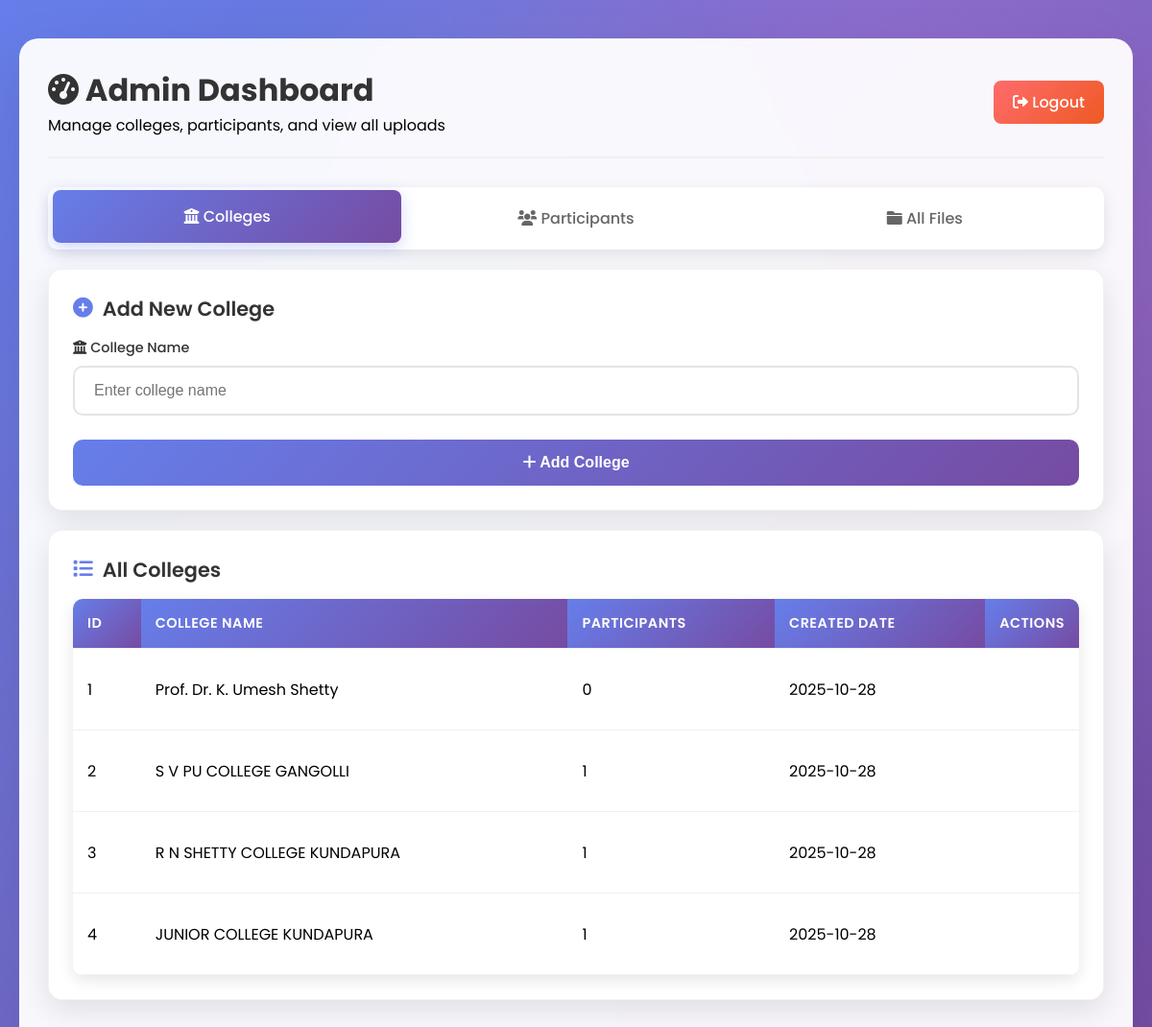
The app's page /admin/dashboard (signed in) with its own data.
### app.py (models this page shows)
class College(db.Model):
    id = db.Column(db.Integer, primary_key=True)
    name = db.Column(db.String(100), nullable=False, unique=True)
    created_at = db.Column(db.DateTime, default=datetime.utcnow)
    participants = db.relationship('Participant', backref='college', lazy=True)

### app.py (the view)
@app.route('/admin/dashboard')
def admin_dashboard():
    if not session.get('admin_logged_in'):
        return redirect(url_for('admin_login'))
    colleges = College.query.all()
    participants = Participant.query.all()
    return render_template('admin_dashboard.html', colleges=colleges, participants=participants)

### templates/admin_dashboard.html (shortened to what this page needs)
{% extends "base.html" %}
{% block content %}
<div class="dashboard-container">
    <div class="dashboard-header">
        <div>
            <h1 class="dashboard-title">
                <i class="fas fa-tachometer-alt"></i> Admin Dashboard
            </h1>
            <p>Manage colleges, participants, and view all uploads</p>
        </div>
        <a href="{{ url_for('logout') }}" class="logout-btn">
            <i class="fas fa-sign-out-alt"></i> Logout
        </a>
    </div>
    <div class="nav-tabs">
        <a href="#colleges" class="nav-tab active" onclick="showTab('colleges')">
            <i class="fas fa-university"></i> Colleges
        </a>
        <a href="#participants" class="nav-tab" onclick="showTab('participants')">
            <i class="fas fa-users"></i> Participants
        </a>
        <a href="#files" class="nav-tab" onclick="showTab('files')">
            <i class="fas fa-folder"></i> All Files
        </a>
    </div>
    <div id="colleges-tab" class="tab-content active">
        <div class="card">
            <h2 class="card-title">
                <i class="fas fa-plus-circle"></i> Add New College
            </h2>
            <form method="POST" action="{{ url_for('add_college') }}">
                <div class="form-group">
                    <label for="college-name">
                        <i class="fas fa-university"></i> College Name
                    </label>
                    <input type="text" id="college-name" name="name" required
                           placeholder="Enter college name">
                </div>
                <button type="submit" class="btn">
                    <i class="fas fa-plus"></i> Add College
                </button>
            </form>
        </div>
        <div class="card">
            <h2 class="card-title">
                <i class="fas fa-list"></i> All Colleges
            </h2>
            {% if colleges %}
                <div class="table-container">
                    <table>
                        <thead>
                            <tr>
                                <th>ID</th>
                                <th>College Name</th>
                                <th>Participants</th>
                                <th>Created Date</th>
                                <th style="width:90px;text-align:center;">Actions</th>
                            </tr>
                        </thead>
                        <tbody>
                            {% for college in colleges %}
                            <tr class="hover-row">
                                <td>{{ college.id }}</td>
                                <td>{{ college.name }}</td>
                                <td>{{ college.participants|length }}</td>
                                <td>{{ college.created_at.strftime('%Y-%m-%d') }}</td>
                                <td class="actions-cell">
                                </td>
                            </tr>
                            {% endfor %}
                        </tbody>
                    </table>
                </div>
            {% else %}
                <div class="empty-state">
                    <i class="fas fa-university"></i>
                    <h3>No Colleges Found</h3>
                    <p>Add your first college to get started</p>
                </div>
            {% endif %}
        </div>
    </div>
</div>
{% endblock %}

### static/css/style.css (style rules this page uses)
* { margin: 0; padding: 0; box-sizing: border-box; }
body { font-family: 'Poppins', sans-serif; background: linear-gradient(135deg, #667eea 0%, #764ba2 100%); min-height: 100vh; overflow-x: hidden; }
body::before { content: ''; position: fixed; top: 0; left: 0; width: 100%; height: 100%; background: radial-gradient(circle at 20% 80%, rgba(120, 119, 198, 0.3) 0%, transparent 50%), radial-gradient(circle at 80% 20%, rgba(255, 119, 198, 0.3) 0%, transparent 50%), radial-gradient(circle at 40% 40%, rgba(120, 219, 255, 0.3) 0%, transparent 50%); animation: backgroundShift 20s ease-in-out infinite; z-index: -1; }
.form-group { margin-bottom: 25px; position: relative; }
.form-group label { display: block; margin-bottom: 8px; color: #333; font-weight: 500; font-size: 0.9rem; }
.form-group input { width: 100%; padding: 15px 20px; border: 2px solid #e1e5e9; border-radius: 10px; font-size: 1rem; transition: all 0.3s ease; background: rgba(255, 255, 255, 0.8); }
.btn { width: 100%; padding: 15px; background: linear-gradient(135deg, #667eea, #764ba2); color: white; border: none; border-radius: 10px; font-size: 1rem; font-weight: 600; cursor: pointer; transition: all 0.3s ease; position: relative; overflow: hidden; }
.btn::before { content: ''; position: absolute; top: 0; left: -100%; width: 100%; height: 100%; background: linear-gradient(90deg, transparent, rgba(255, 255, 255, 0.2), transparent); transition: left 0.5s; }
.dashboard-container { background: rgba(255, 255, 255, 0.95); backdrop-filter: blur(10px); border-radius: 20px; padding: 30px; margin: 20px 0; box-shadow: 0 20px 60px rgba(0, 0, 0, 0.1); animation: fadeInUp 0.8s ease-out; }
.dashboard-header { display: flex; justify-content: space-between; align-items: center; margin-bottom: 30px; padding-bottom: 20px; border-bottom: 2px solid #f0f0f0; }
.dashboard-title { color: #333; font-size: 2rem; font-weight: 700; }
.logout-btn { background: linear-gradient(135deg, #ff6b6b, #ee5a24); color: white; padding: 10px 20px; border: none; border-radius: 8px; text-decoration: none; font-weight: 500; transition: all 0.3s ease; }
.card { background: white; border-radius: 15px; padding: 25px; margin-bottom: 20px; box-shadow: 0 10px 30px rgba(0, 0, 0, 0.1); transition: all 0.3s ease; border: 1px solid rgba(0, 0, 0, 0.05); }
.card-title { color: #333; font-size: 1.3rem; font-weight: 600; margin-bottom: 15px; display: flex; align-items: center; gap: 10px; }
.card-title i { color: #667eea; }
.table-container { overflow-x: auto; border-radius: 10px; box-shadow: 0 5px 15px rgba(0, 0, 0, 0.1); }
table { width: 100%; border-collapse: collapse; background: white; }
th, td { padding: 15px; text-align: left; border-bottom: 1px solid #f0f0f0; }
th { background: linear-gradient(135deg, #667eea, #764ba2); color: white; font-weight: 600; text-transform: uppercase; font-size: 0.9rem; letter-spacing: 0.5px; }
.nav-tabs { display: flex; background: white; border-radius: 10px; padding: 5px; margin-bottom: 20px; box-shadow: 0 5px 15px rgba(0, 0, 0, 0.1); }
.nav-tab { flex: 1; padding: 15px 20px; text-align: center; text-decoration: none; color: #666; border-radius: 8px; transition: all 0.3s ease; font-weight: 500; }
.nav-tab.active { background: linear-gradient(135deg, #667eea, #764ba2); color: white; transform: translateY(-2px); box-shadow: 0 5px 15px rgba(102, 126, 234, 0.3); }
.animate-fade-in { animation: fadeInUp 0.6s ease-out; }

### templates/admin_dashboard.html (style rules this page uses)
.tab-content { display: none; }
.tab-content.active { display: block; animation: fadeInUp 0.5s ease-out; }
.actions-cell { text-align: center; }

### records on screen
College: id "1", name "Prof. Dr. K. Umesh Shetty", participants|length "0", created_at "2025-10-28"
College: id "2", name "S V PU COLLEGE GANGOLLI", participants|length "1", created_at "2025-10-28"
College: id "3", name "R N SHETTY COLLEGE KUNDAPURA", participants|length "1", created_at "2025-10-28"
College: id "4", name "JUNIOR COLLEGE KUNDAPURA", participants|length "1", created_at "2025-10-28"
